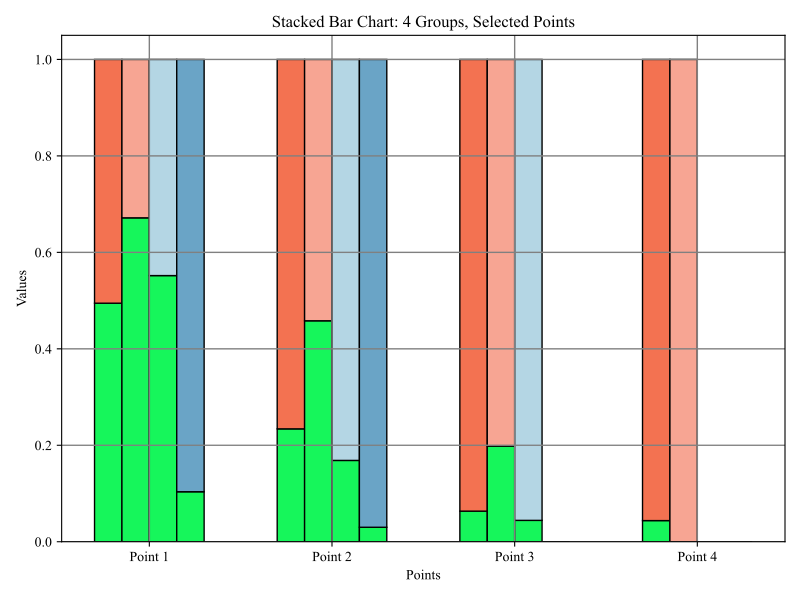

Source code (Python):
import matplotlib.pyplot as plt
import matplotlib.font_manager as fm
import numpy as np
import pandas as pd

# -------------------------------
# 全局字体大小设置为35，类似于 gnuplot font 'Times-New-Roman,35'
# plt.rcParams["font.size"] = 35

# 检查是否安装了 Times New Roman，并设置字体
available_fonts = [f.name for f in fm.fontManager.ttflist]
if "Times New Roman" in available_fonts:
    plt.rcParams["font.family"] = "Times New Roman"
else:
    print("Times New Roman not found, using 'Liberation Serif' as fallback.")
    plt.rcParams["font.family"] = "Liberation Serif"
plt.rcParams["axes.unicode_minus"] = False  # 确保负号正常显示
# -------------------------------

# 读取 CSV 文件（请根据实际路径修改）
df = pd.read_csv('/home/jeff-wang/LuMDB/hottrigger.csv')

# -------------------------------
# 选择需要展示的行（0-based index），例如展示第1,3,5,7,9行（索引 [0,2,4,6,8]）
selected_rows = [0, 1, 2, 3]
df = df.iloc[selected_rows].reset_index(drop=True)
# -------------------------------

# -------------------------------
# 定义每个分组的列名（每组2列，共4组）
group_names = [
    ("Zipf1.1-top1-hot",   "Zipf1.1-top1-cold"), 
    ("cluster40-Toatl-hot", "cluster40-Toatl-cold"),
    ("Zipf1.3-top1-hot",   "Zipf1.3-top1-cold"), 
    ("cluster49-Top1-hot", "cluster49-Top1-cold")
]

group_names = [
    ("Zipf1.1-top1-cold", "Zipf1.1-top1-hot"), 
    ("cluster40-Toatl-cold", "cluster40-Toatl-hot"),
    ("Zipf1.3-top1-cold",   "Zipf1.3-top1-hot"), 
    ("cluster49-Top1-cold", "cluster49-Top1-hot")
]

# 定义每个柱子上半部分（total ios）的颜色（十六进制）
total_colors = [
    "#F37251",  # Group 1
    "#F7A593",  # Group 2
    "#B4D6E4",  # Group 3
    "#6AA4C6"   # Group 4
]
# 定义下半部分（user ios）颜色，选择与上面的颜色形成明显对比的红色
user_color = "#16F65B"  # 深红色
# -------------------------------

num_groups = len(group_names)     # 分组数 (4)
num_points = len(df)              # 展示点数
x = np.arange(num_points)         # x 轴坐标: 0,1,2,...,num_points-1
bar_width = 0.15

# -------------------------------
# 设置图形尺寸为8×6英寸 (与 gnuplot 的 size 8.0,6.0 相同)
fig, ax = plt.subplots(figsize=(8, 6))
# -------------------------------

# 计算每组柱子的水平偏移量，使它们在同一 x 点上并排显示
offsets = np.linspace(-bar_width * (num_groups - 1) / 2,
                       bar_width * (num_groups - 1) / 2,
                       num_groups)

# 绘制堆叠柱状图，其中下层（user ios）统一为 user_color，上层（total ios）使用各自的 total_color
for i, (col_total, col_user) in enumerate(group_names):
    offset = offsets[i]
    y_total = df[col_total]
    y_user  = df[col_user]
    
    # 绘制下半部分（user ios）
    ax.bar(x + offset, y_user, bar_width,
           color=user_color,
           edgecolor='black',
           linewidth=1)
    
    # 绘制上半部分（total ios）堆叠在 user ios 上
    ax.bar(x + offset, y_total, bar_width,
           bottom=y_user,
           color=total_colors[i],
           edgecolor='black',
           linewidth=1)

# 设置 X 和 Y 轴标签及图表标题
ax.set_xlabel('Points')
ax.set_ylabel('Values')
ax.set_title('Stacked Bar Chart: 4 Groups, Selected Points')

# 设置 X 轴刻度及标签，例如 "Point 1", "Point 2", ...
ax.set_xticks(x)
ax.set_xticklabels([f'Point {i+1}' for i in x])

# 设置网格线（横纵方向均显示，宽度1.0，实线，灰色）
ax.grid(True, which='both', linestyle='-', linewidth=1.0, color='gray')

# 确保柱子从 y=0 开始，且无额外边距
ax.set_ylim(bottom=0)
ax.margins(y=0)

plt.tight_layout()
plt.savefig('/home/jeff-wang/LuMDB/hottrigger.pdf', format='pdf')
plt.show()
